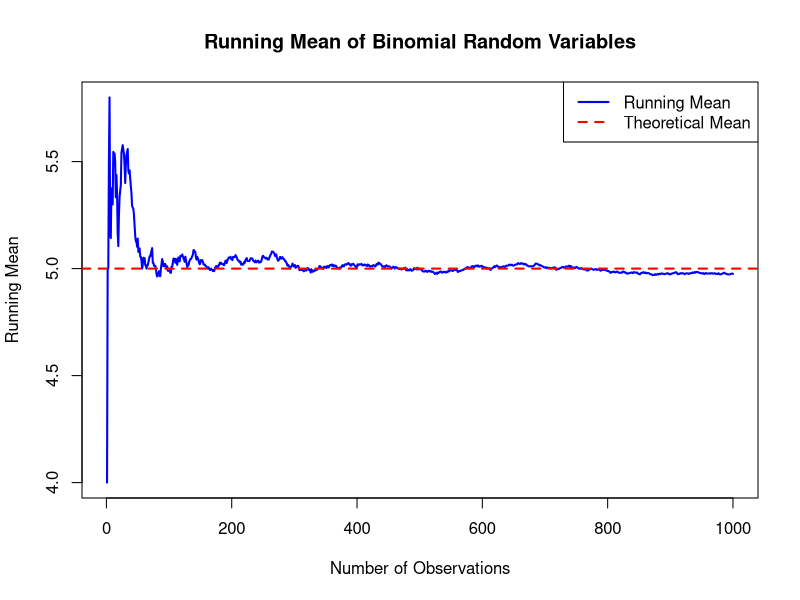

Reproduce this figure in R.
## ---- chunk 1
#a
vector <- 1:25
even <- vector * 2
print(even)
#b
squared_even <- even^2
print(squared_even)
#c
mean_squared_even <- mean(squared_even)
centered_squared_even <- squared_even - mean_squared_even
print(centered_squared_even)
#d
comp_zero <- centered_squared_even >= 0
count_greater_equal_zero <- sum(comp_zero)
prop_greater_equal_zero <- mean(comp_zero)
print(count_greater_equal_zero)
print(prop_greater_equal_zero)
#e
even_spaced_points <- ppoints(15)
normal_quantiles <- qnorm(even_spaced_points)
print(normal_quantiles)
## ---- chunk 2
#1
binomial_coefficient <- function(n, k) {
  if (k < 0 || k > n) {
    stop("k must be between 0 and n")
  }
  result <- factorial(n) / (factorial(k) * factorial(n - k))
  return(result)
}
print(binomial_coefficient(5, 2))

#2
roll_dice <- function(n = 2) {
  dice_rolls <- sample(1:6, size = n, replace = TRUE)
  average_outcome <- mean(dice_rolls)
  return(average_outcome)
}
print(roll_dice())
print(roll_dice(5))

#3
manual_sd <- function(x) {
  x_mean <- mean(x)
  squared_deviations <- (x - x_mean)^2
  sample_variance <- sum(squared_deviations) / (length(x) - 1)
  sample_sd <- sqrt(sample_variance)
  return(sample_sd)
}

example_vector <- c(5, 6, 7, 8, 9)
print(manual_sd(example_vector))

## ---- chunk 3
is_even <- function(n) {
  if (n %% 2 == 0) {
     #even
    return(TRUE)
  } else {
    #odd
    return(FALSE)
  }
}

print(is_even(4))
print(is_even(7))
## ---- chunk 4
experiment <- function(n = 1000) {
  means_vector <- numeric(n)
  deck <- rep(1:13, 4)
  for (i in 1:n) {
    hand <- sample(deck, 5, replace = FALSE)
    hand <- sort(hand)
    hand <- hand[2:4] 
    means_vector[i] <- mean(hand)
  }
  return(means_vector)
}
result <- experiment(1000)
## ---- chunk 5
#number of trials
n <- 10  
#probability of success
p <- 0.5
mean_binomial <- n * p
mean_binomial
## ---- chunk 6
# define running average function
# can be specified as cumulative sum / index of element
running_mean <- function(vec) {
   cumsum(vec) / seq_along(vec)
}
## ---- chunk 7
set.seed(123)
n <- 10  
p <- 0.5 
binomial_samples <- rbinom(1000, size = n, prob = p)
running_means <- running_mean(binomial_samples)
mean_binomial <- n * p
## ---- chunk 8
plot(running_means, type = "l", col = "blue", lwd = 2,
     xlab = "Number of Observations", ylab = "Running Mean",
     main = "Running Mean of Binomial Random Variables")
abline(h = mean_binomial, col = "red", lwd = 2, lty = 2)
legend("topright", legend = c("Running Mean", "Theoretical Mean"),
       col = c("blue", "red"), lwd = 2, lty = c(1, 2))
